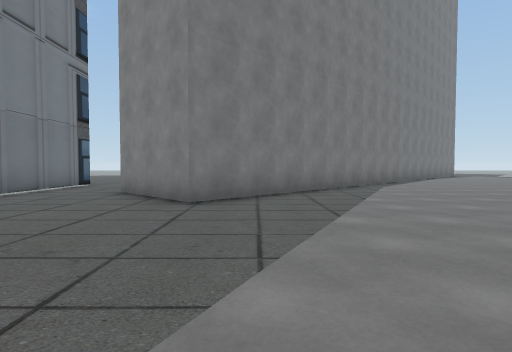
View 1 (above)

12 first-person views from a walk through a Unity game level. The camera is 1.2 m above the floor, tilts 2° down and sees 80° across. The floor is counted in squares, 2 m on a side. Each view is taken from the middle of a square. On the plan, view 1 faces up. The plan holds only what a view shows up to about 9 squares ahead; the rest is blank. The place goes on beyond the plan. The player is left out. Some surface patterns are stand-ins.

View 2
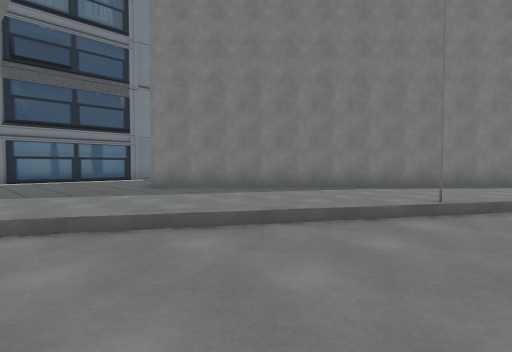

View 3
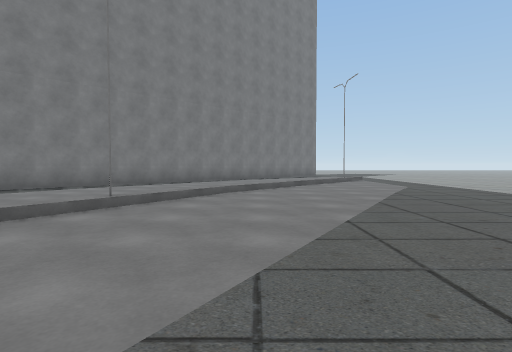

View 4
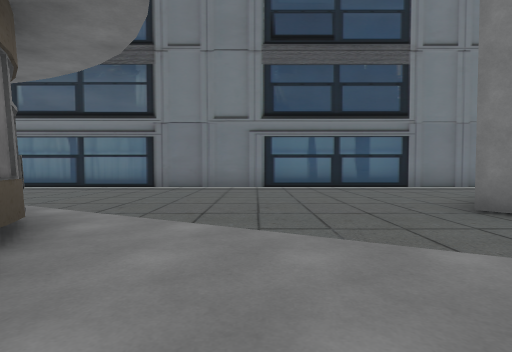

View 5
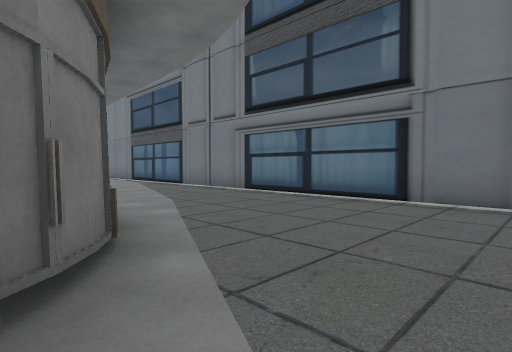

View 6
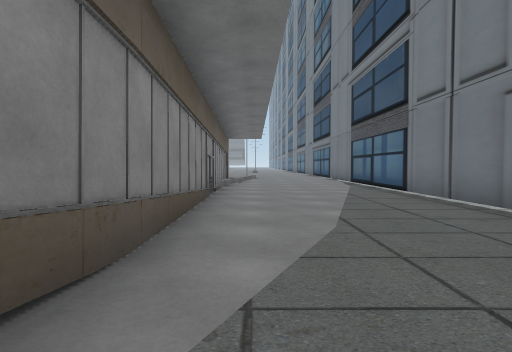

View 7
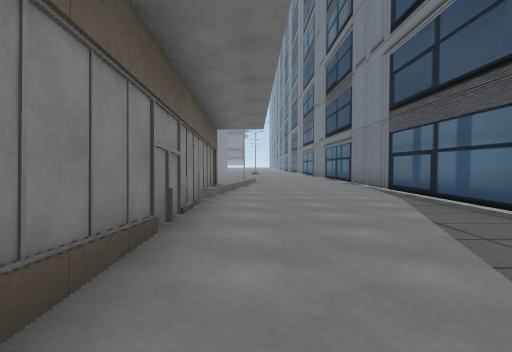

View 8
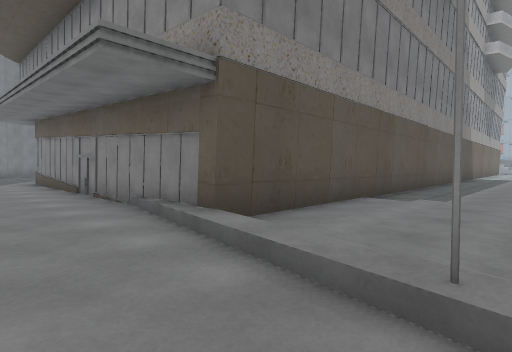

View 9
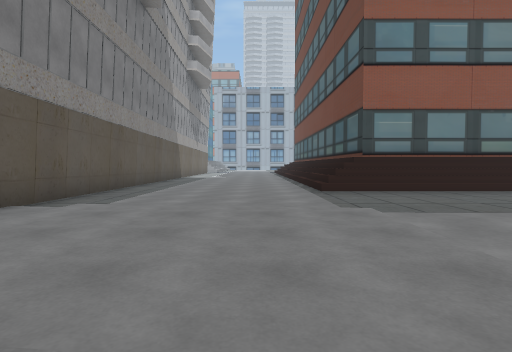

View 10
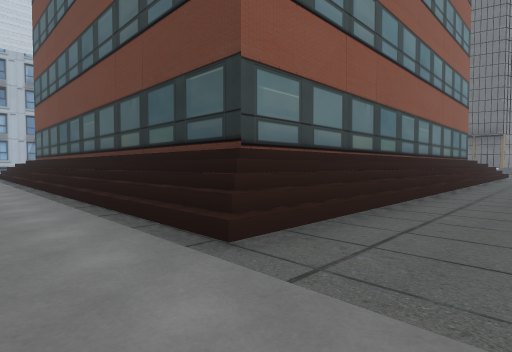

View 11
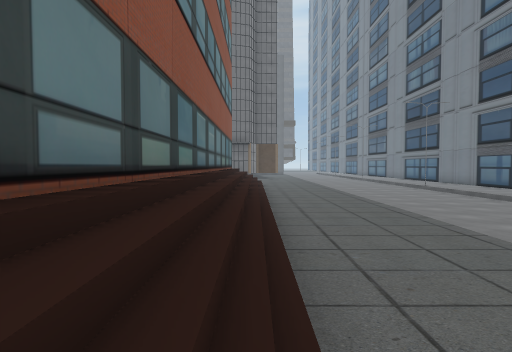

View 12
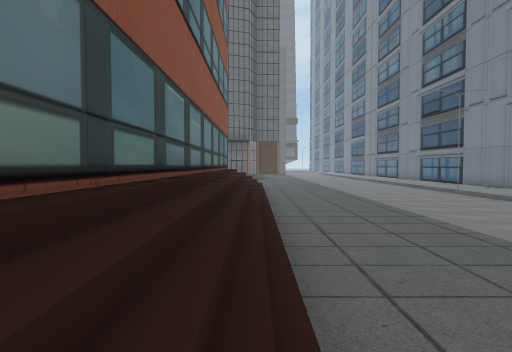

### Floor plan
Key: @ floor where view 1 was taken; # wall or solid block; . floor; / step, stairs or slope.
Columns run from 6 left of view 1 to 15 right of it. Each row starts with its distance up from view 1.
 12            ##
 11           ##.
 10          ##... //.....
  9 #..     ##....//......
  8 #..    ##...../......
  7 #..## ##...../......
  6 #...###...../......
  5 #....#......#......
  4 #........../......
  3 #.........//.....
  2 #........./.....
  1 #......../.....
  0 #.....@#
 -1 #.....##
 -2 #....##
 -3 #....#
 -4 #....#
 -5 #....#
 -6 #....#
 -7 #....#
 -8 #....#
 -9 #....#
-10 #....#
-11 #....#########
-12 #.............
-13 #.............
-14    .#.........
-15     ...........
-16      ................
-17       .....//////////
-18        ..../########
-19         .../#
-20          ../#
-21         .../#
-22        ..../#
-23        ..../#
-24       ...../#
-25      ....../#
-26     /....../#
-27     /....../#
-28     /....../#
-29     /....../#

Where each view was taken, in squares from view 1:
view 1: 0 up, 0 right, facing up
view 2: 1 up, 7 right, facing up-left
view 3: 1 up, 8 right, facing up
view 4: 2 up, 3 right, facing left
view 5: 1 up, 0 right, facing down-left
view 6: 1 down, 2 left, facing down
view 7: 4 down, 2 left, facing down
view 8: 14 down, 3 left, facing up-right
view 9: 15 down, 2 left, facing right
view 10: 15 down, 3 right, facing down-right
view 11: 18 down, 5 right, facing down
view 12: 20 down, 5 right, facing down
